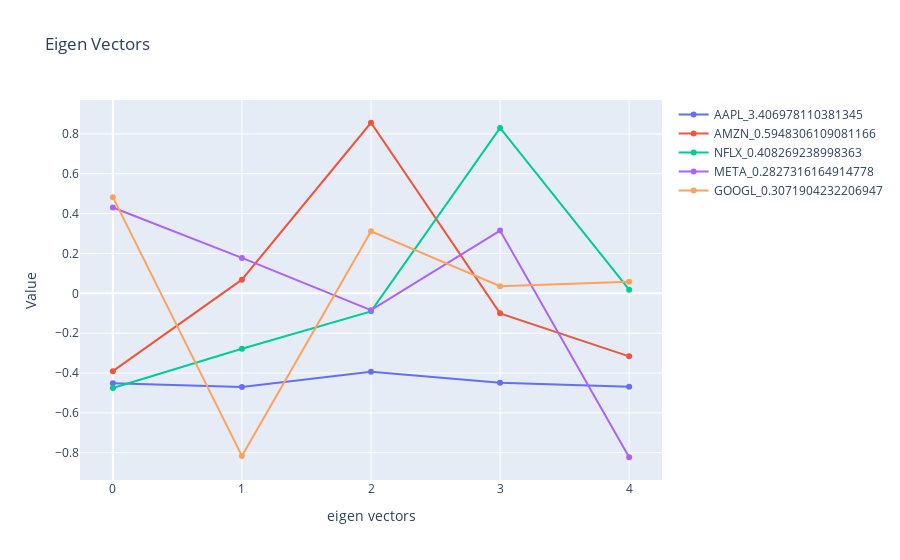

Notebook code cell kept with this figure:
### Code cell
# plot eigen vectors in a line plot with 'AAPL', 'AMZN', 'NFLX', 'META', 'GOOGL' as names for each line
import plotly.graph_objects as go
fig = go.Figure()
fig.add_trace(go.Scatter(x=np.arange(5), y=eigen_vectors[:,0], name=f'AAPL_{str(eigen_values[0])}'))
fig.add_trace(go.Scatter(x=np.arange(5), y=eigen_vectors[:,1], name=f'AMZN_{str(eigen_values[1])}'))
fig.add_trace(go.Scatter(x=np.arange(5), y=eigen_vectors[:,2], name=f'NFLX_{str(eigen_values[2])}'))
fig.add_trace(go.Scatter(x=np.arange(5), y=eigen_vectors[:,3], name=f'META_{str(eigen_values[3])}'))
fig.add_trace(go.Scatter(x=np.arange(5), y=eigen_vectors[:,4], name=f'GOOGL_{str(eigen_values[4])}'))


#fig.update_yaxes(type="log")
fig.update_layout(title='Eigen Vectors', xaxis_title='eigen vectors', yaxis_title='Value')
fig.show()

### Figure 1 — Plotly figure (JSON) as saved in the notebook; plotly's stock layout.template omitted (floating-point values rounded to 4 significant figures)
{"data": [{"name": "AAPL_3.406978110381345", "type": "scatter", "x": [0, 1, 2, 3, 4], "y": [-0.451, -0.4699, -0.3941, -0.4482, -0.4686]}, {"name": "AMZN_0.5948306109081166", "type": "scatter", "x": [0, 1, 2, 3, 4], "y": [-0.3908, 0.06847, 0.8559, -0.1005, -0.3162]}, {"name": "NFLX_0.408269238998363", "type": "scatter", "x": [0, 1, 2, 3, 4], "y": [-0.4751, -0.2779, -0.0905, 0.8298, 0.01837]}, {"name": "META_0.2827316164914778", "type": "scatter", "x": [0, 1, 2, 3, 4], "y": [0.4305, 0.1777, -0.08467, 0.315, -0.8226]}, {"name": "GOOGL_0.3071904232206947", "type": "scatter", "x": [0, 1, 2, 3, 4], "y": [0.4825, -0.8159, 0.3112, 0.03569, 0.05786]}], "layout": {"title": {"text": "Eigen Vectors"}, "xaxis": {"title": {"text": "eigen vectors"}}, "yaxis": {"title": {"text": "Value"}}}}
